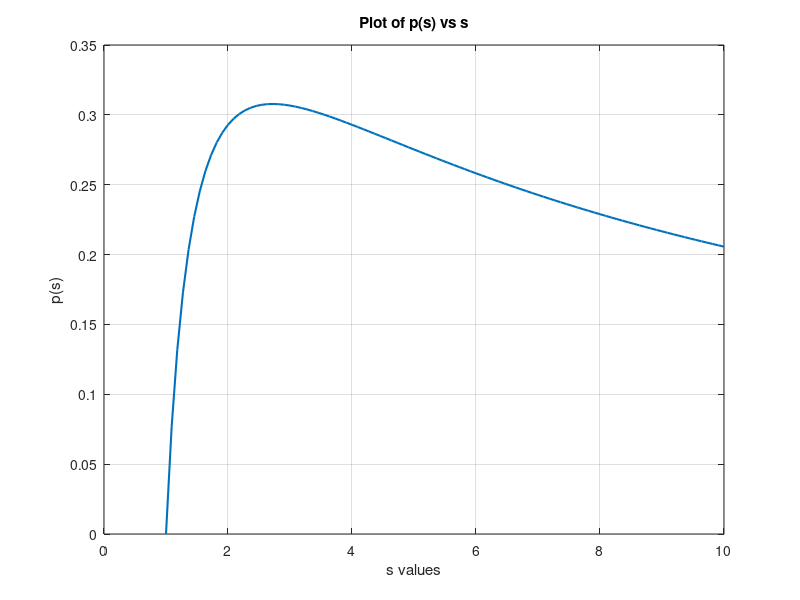

Source code (MATLAB): (Note: this script raises an error after producing the figure.)
% Define p(s) as an element-wise function
p = @(s) 1 - (1./s).^(1./s);

% Evaluate the function p for a range of s values
sValues = linspace(1, 10, 100);
pValues = p(sValues);

% Plot the results
figure
plot(sValues, pValues, 'LineWidth', 1.5);
xlabel('s values');
ylabel('p(s)');
title('Plot of p(s) vs s');
grid on;
hold on;

% Add vertical lines at every integer from 1 to 10
for k = 1:10
    xline(k, '--k'); % dashed black vertical line
end
